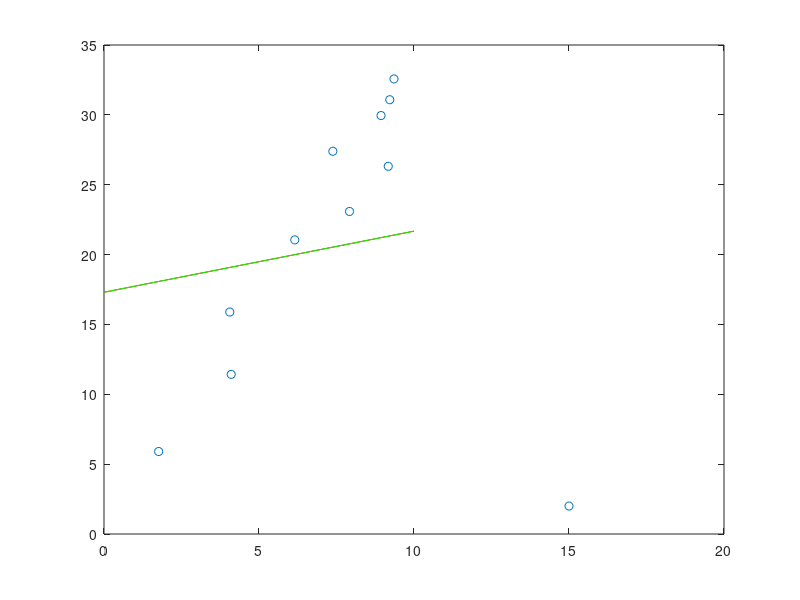

Recreate this plot in MATLAB.
% Datos para el ejercicio
x = [6.1543, 7.9194, 9.2181, 7.3821, 1.7627, 4.0571, 9.3547, 9.1690, 4.1027, 8.9365, 15];
y = [21.0518, 23.0857, 31.0830, 27.3933, 5.9044, 15.8872, 32.5721, 26.3197, 11.4262, 29.9518, 2];
n = length(x);

% Con regresión 1D (y = a*x + b)
A = [sum(x.*x) sum(x); sum(x) n];    % Saco la matriz principal
b = [sum(x.*y); sum(y)];             % Saco la matriz "solución" como una matriz de 2x1
sol = A\b;                           % Genero los coeficientes (A\b == inv(A)*b)

plot(x, y, 'o'); hold on;           % Dibujo los puntos
xr = [0 10];                        % Los puntos de 'x' van de 0 a 10
yr = [sol(2) sol(1)*10+sol(2)];     % Los puntos de 'y' van de b a a*10+b
plot(xr, yr, '-r');                 % Dibujo mi recta

% Con pseudoinversa
B = [x' ones(n, 1)];                    % Creo la matriz con las características (en vertical)
coefs = pinv(B) * y';                   % Saco los coeficientes con la pseudoinversa (en vertical)
xr = [0 10];                            % Los puntos de 'x' van de 0 a 10
yr = [coefs(2) coefs(1)*10+coefs(2)];   % Los puntos de 'y' van de b a a*10+b
plot(xr, yr, '-g'); hold off            % Y dibujo la recta con 'x' e 'y estimada'
